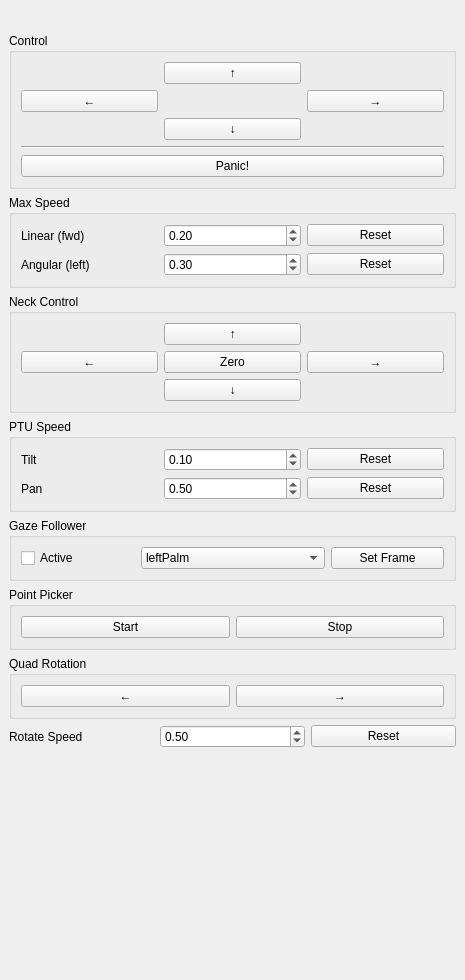
<?xml version="1.0" encoding="UTF-8"?>
<ui version="4.0">
 <class>panel</class>
 <widget class="QWidget" name="panel">
  <property name="geometry">
   <rect>
    <x>0</x>
    <y>0</y>
    <width>465</width>
    <height>980</height>
   </rect>
  </property>
  <property name="windowTitle">
   <string>Husky Driver</string>
  </property>
  <layout class="QVBoxLayout" name="verticalLayout_3">
   <property name="spacing">
    <number>0</number>
   </property>
   <property name="margin">
    <number>0</number>
   </property>
   <item>
    <widget class="QScrollArea" name="scrollArea">
     <property name="sizePolicy">
      <sizepolicy hsizetype="MinimumExpanding" vsizetype="Expanding">
       <horstretch>0</horstretch>
       <verstretch>0</verstretch>
      </sizepolicy>
     </property>
     <property name="frameShape">
      <enum>QFrame::NoFrame</enum>
     </property>
     <property name="horizontalScrollBarPolicy">
      <enum>Qt::ScrollBarAlwaysOff</enum>
     </property>
     <property name="widgetResizable">
      <bool>true</bool>
     </property>
     <widget class="QWidget" name="scrollAreaWidgetContents">
      <property name="geometry">
       <rect>
        <x>0</x>
        <y>0</y>
        <width>465</width>
        <height>980</height>
       </rect>
      </property>
      <layout class="QVBoxLayout" name="verticalLayout_5">
       <item>
        <widget class="QWidget" name="widget" native="true">
         <layout class="QVBoxLayout" name="verticalLayout_2"/>
        </widget>
       </item>
       <item>
        <widget class="QGroupBox" name="advanced">
         <property name="title">
          <string>Control</string>
         </property>
         <layout class="QVBoxLayout" name="verticalLayout_4">
          <item>
           <layout class="QVBoxLayout" name="verticalLayout">
            <item>
             <layout class="QGridLayout" name="gridLayout">
              <item row="0" column="0">
               <widget class="QLabel" name="label_5">
                <property name="text">
                 <string/>
                </property>
               </widget>
              </item>
              <item row="0" column="1">
               <widget class="QPushButton" name="forwardCommandButton">
                <property name="text">
                 <string>↑</string>
                </property>
                <property name="autoRepeat">
                 <bool>true</bool>
                </property>
               </widget>
              </item>
              <item row="0" column="2">
               <widget class="QLabel" name="label_5">
                <property name="text">
                 <string/>
                </property>
               </widget>
              </item>
             </layout>
            </item>
            <item>
             <layout class="QGridLayout" name="gridLayout">
              <item row="0" column="0">
               <widget class="QPushButton" name="leftTurnCommandButton">
                <property name="text">
                 <string>←</string>
                </property>
                <property name="autoRepeat">
                 <bool>true</bool>
                </property>
               </widget>
              </item>
              <item row="0" column="2">
               <widget class="QPushButton" name="rightTurnCommandButton">
                <property name="text">
                 <string>→</string>
                </property>
                <property name="autoRepeat">
                 <bool>true</bool>
                </property>
               </widget>
              </item>
              <item row="0" column="1">
               <widget class="QLabel" name="label_5">
                <property name="text">
                 <string/>
                </property>
               </widget>
              </item>
             </layout>
            </item>
            <item>
             <layout class="QGridLayout" name="gridLayout">
              <item row="0" column="0">
               <widget class="QLabel" name="label_5">
                <property name="text">
                 <string/>
                </property>
               </widget>
              </item>
              <item row="0" column="2">
               <widget class="QLabel" name="label_5">
                <property name="text">
                 <string/>
                </property>
               </widget>
              </item>
              <item row="0" column="1">
               <widget class="QPushButton" name="backwardCommandButton">
                <property name="text">
                 <string>↓</string>
                </property>
                <property name="autoRepeat">
                 <bool>true</bool>
                </property>
               </widget>
              </item>
             </layout>
            </item>
            <item>
             <layout class="QHBoxLayout" name="horizontalLayout_4"/>
            </item>
            <item>
             <widget class="Line" name="line_3">
              <property name="orientation">
               <enum>Qt::Horizontal</enum>
              </property>
             </widget>
            </item>
            <item>
             <widget class="QPushButton" name="sendButton">
              <property name="text">
               <string>Panic!</string>
              </property>
             </widget>
            </item>
           </layout>
          </item>
         </layout>
        </widget>
       </item>
       <item>
        <widget class="QGroupBox" name="speedBox">
         <property name="minimumSize">
          <size>
           <width>0</width>
           <height>0</height>
          </size>
         </property>
         <property name="title">
          <string>Max Speed</string>
         </property>
         <layout class="QVBoxLayout" name="verticalLayout_7">
          <item>
           <layout class="QHBoxLayout" name="horizontalLayout_5">
            <item>
             <widget class="QLabel" name="label">
              <property name="text">
               <string>Linear (fwd)</string>
              </property>
             </widget>
            </item>
            <item>
             <widget class="QDoubleSpinBox" name="linearVelocitySpinBox">
              <property name="maximum">
               <double>2.000000000000000</double>
              </property>
              <property name="singleStep">
               <double>0.010000000000000</double>
              </property>
              <property name="value">
               <double>0.200000000000000</double>
              </property>
             </widget>
            </item>
            <item>
             <widget class="QPushButton" name="resetLinearVelocityButton">
              <property name="text">
               <string>Reset</string>
              </property>
             </widget>
            </item>
           </layout>
          </item>
          <item>
           <layout class="QHBoxLayout" name="horizontalLayout_5">
            <item>
             <widget class="QLabel" name="label">
              <property name="text">
               <string>Angular (left)</string>
              </property>
             </widget>
            </item>
            <item>
             <widget class="QDoubleSpinBox" name="angularVelocitySpinBox">
              <property name="maximum">
               <double>1.000000000000000</double>
              </property>
              <property name="singleStep">
               <double>0.010000000000000</double>
              </property>
              <property name="value">
               <double>0.300000000000000</double>
              </property>
             </widget>
            </item>
            <item>
             <widget class="QPushButton" name="resetAngularVelocityButton">
              <property name="text">
               <string>Reset</string>
              </property>
             </widget>
            </item>
           </layout>
          </item>
         </layout>
        </widget>
       </item>
       <item>
        <widget class="QGroupBox" name="advanced">
         <property name="title">
          <string>Neck Control</string>
         </property>
         <layout class="QVBoxLayout" name="verticalLayout_4">
          <item>
           <layout class="QVBoxLayout" name="verticalLayout">
            <item>
             <layout class="QGridLayout" name="gridLayout">
              <item row="0" column="0">
               <widget class="QLabel" name="label_5">
                <property name="text">
                 <string/>
                </property>
               </widget>
              </item>
              <item row="0" column="1">
               <widget class="QPushButton" name="neckUpCommandButton">
                <property name="text">
                 <string>↑</string>
                </property>
                <property name="autoRepeat">
                 <bool>true</bool>
                </property>
               </widget>
              </item>
              <item row="0" column="2">
               <widget class="QLabel" name="label_5">
                <property name="text">
                 <string/>
                </property>
               </widget>
              </item>
             </layout>
            </item>
            <item>
             <layout class="QGridLayout" name="gridLayout">
              <item row="0" column="1">
               <widget class="QPushButton" name="neckZeroCommandButton">
                <property name="text">
                 <string>Zero</string>
                </property>
               </widget>
              </item>
              <item row="0" column="0">
               <widget class="QPushButton" name="neckLeftCommandButton">
                <property name="text">
                 <string>←</string>
                </property>
                <property name="autoRepeat">
                 <bool>true</bool>
                </property>
               </widget>
              </item>
              <item row="0" column="2">
               <widget class="QPushButton" name="neckRightCommandButton">
                <property name="text">
                 <string>→</string>
                </property>
                <property name="autoRepeat">
                 <bool>true</bool>
                </property>
               </widget>
              </item>
             </layout>
            </item>
            <item>
             <layout class="QGridLayout" name="gridLayout">
              <item row="0" column="0">
               <widget class="QLabel" name="label_5">
                <property name="text">
                 <string/>
                </property>
               </widget>
              </item>
              <item row="0" column="2">
               <widget class="QLabel" name="label_5">
                <property name="text">
                 <string/>
                </property>
               </widget>
              </item>
              <item row="0" column="1">
               <widget class="QPushButton" name="neckDownCommandButton">
                <property name="text">
                 <string>↓</string>
                </property>
                <property name="autoRepeat">
                 <bool>true</bool>
                </property>
               </widget>
              </item>
             </layout>
            </item>
            <item>
             <layout class="QHBoxLayout" name="horizontalLayout_4"/>
            </item>
           </layout>
          </item>
         </layout>
        </widget>
       </item>
       <item>
        <widget class="QGroupBox" name="ptuSpeedBox">
         <property name="minimumSize">
          <size>
           <width>0</width>
           <height>0</height>
          </size>
         </property>
         <property name="title">
          <string>PTU Speed</string>
         </property>
         <layout class="QVBoxLayout" name="verticalLayout_7">
          <item>
           <layout class="QHBoxLayout" name="horizontalLayout_5">
            <item>
             <widget class="QLabel" name="label">
              <property name="text">
               <string>Tilt</string>
              </property>
             </widget>
            </item>
            <item>
             <widget class="QDoubleSpinBox" name="tiltPTUSpinBox">
              <property name="maximum">
               <double>0.250000000000000</double>
              </property>
              <property name="singleStep">
               <double>0.050000000000000</double>
              </property>
              <property name="value">
               <double>0.100000000000000</double>
              </property>
             </widget>
            </item>
            <item>
             <widget class="QPushButton" name="resetTiltPTUButton">
              <property name="text">
               <string>Reset</string>
              </property>
             </widget>
            </item>
           </layout>
          </item>

          <item>
           <layout class="QHBoxLayout" name="horizontalLayout_5">
            <item>
             <widget class="QLabel" name="label">
              <property name="text">
               <string>Pan</string>
              </property>
             </widget>
            </item>
            <item>
             <widget class="QDoubleSpinBox" name="panPTUSpinBox">
              <property name="maximum">
               <double>1.000000000000000</double>
              </property>
              <property name="singleStep">
               <double>0.050000000000000</double>
              </property>
              <property name="value">
               <double>0.500000000000000</double>
              </property>
             </widget>
            </item>
            <item>
             <widget class="QPushButton" name="resetPanPTUButton">
              <property name="text">
               <string>Reset</string>
              </property>
             </widget>
            </item>
           </layout>
          </item>

         </layout>
        </widget>
       </item>
       <item>
        <widget class="QGroupBox" name="gazeFollower">
         <property name="minimumSize">
          <size>
           <width>0</width>
           <height>0</height>
          </size>
         </property>
         <property name="title">
          <string>Gaze Follower</string>
         </property>
         <property name="flat">
          <bool>false</bool>
         </property>
         <layout class="QHBoxLayout" name="horizontalLayout_2">
          <item>
           <widget class="QCheckBox" name="activateCheckBox">
            <property name="text">
             <string>Active</string>
            </property>
           </widget>
          </item>
          <item>
           <widget class="QComboBox" name="frameNameComboBox">
            <item>
             <property name="text">
              <string>leftPalm</string>
             </property>
            </item>
            <item>
             <property name="text">
              <string>rightPalm</string>
             </property>
            </item>
            <item>
             <property name="text">
              <string>left_palm</string>
             </property>
            </item>
            <item>
             <property name="text">
              <string>right_palm</string>
             </property>
            </item>
            <item>
             <property name="text">
              <string>leftMiddleFingerPitch3Link</string>
             </property>
            </item>
            <item>
             <property name="text">
              <string>rightMiddleFingerPitch3Link</string>
             </property>
            </item>
           </widget>
          </item>
          <item>
           <widget class="QPushButton" name="setFrameButton">
            <property name="text">
             <string>Set Frame</string>
            </property>
           </widget>
          </item>
         </layout>
        </widget>
       </item>

       <item>
        <widget class="QGroupBox" name="pointPicker">
         <property name="minimumSize">
          <size>
           <width>0</width>
           <height>0</height>
          </size>
         </property>
         <property name="title">
          <string>Point Picker</string>
         </property>
         <property name="flat">
          <bool>false</bool>
         </property>
         <layout class="QHBoxLayout" name="horizontalLayout_2">
          <item>
           <widget class="QPushButton" name="startPointPicker">
            <property name="text">
             <string>Start</string>
            </property>
           </widget>
          </item>
          <item>
           <widget class="QPushButton" name="stopPointPicker">
            <property name="text">
             <string>Stop</string>
            </property>
           </widget>
          </item>
         </layout>
        </widget>
       </item>
       <item>
        <widget class="QGroupBox" name="quadRotation">
         <property name="minimumSize">
          <size>
           <width>0</width>
           <height>0</height>
          </size>
         </property>
         <property name="title">
          <string>Quad Rotation</string>
         </property>
         <property name="flat">
          <bool>false</bool>
         </property>
         <layout class="QHBoxLayout" name="horizontalLayout_2">
          <item>
           <widget class="QPushButton" name="quadRotateAnticlockwiseButton">
            <property name="text">
             <string>←</string>
            </property>
           </widget>
          </item>
          <item>
           <widget class="QPushButton" name="quadRotateClockwiseButton">
            <property name="text">
             <string>→</string>
            </property>
           </widget>
          </item>
         </layout>
        </widget>
       </item>
          <item>
           <layout class="QHBoxLayout" name="horizontalLayout_5">
            <item>
             <widget class="QLabel" name="label">
              <property name="text">
               <string>Rotate Speed</string>
              </property>
             </widget>
            </item>
            <item>
             <widget class="QDoubleSpinBox" name="quadRotateSpinBox">
              <property name="maximum">
               <double>1.000000000000000</double>
              </property>
              <property name="singleStep">
               <double>0.050000000000000</double>
              </property>
              <property name="value">
               <double>0.500000000000000</double>
              </property>
             </widget>
            </item>
            <item>
             <widget class="QPushButton" name="resetQuatRotateButton">
              <property name="text">
               <string>Reset</string>
              </property>
             </widget>
            </item>
           </layout>
          </item>       
       <item>
        <spacer name="verticalSpacer">
         <property name="orientation">
          <enum>Qt::Vertical</enum>
         </property>
         <property name="sizeHint" stdset="0">
          <size>
           <width>17</width>
           <height>0</height>
          </size>
         </property>
        </spacer>
       </item>
      </layout>
     </widget>
    </widget>
   </item>
  </layout>
 </widget>
 <resources/>
 <connections/>
</ui>
